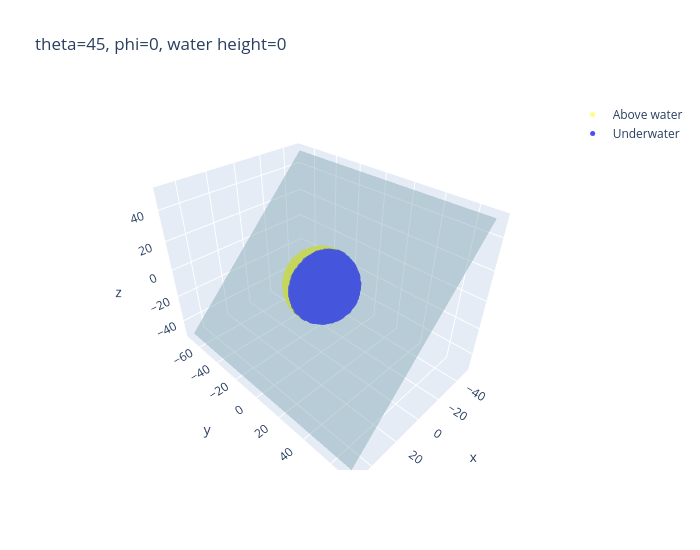

This figure's notebook cell:
### Code cell
water_visual(points, 45, 0, 0)

### Figure 1 — Plotly figure (JSON) as saved in the notebook; plotly's stock layout.template omitted (floating-point values rounded to 4 significant figures; data arrays with more than 128 entries replaced by an {"elided": "..."} marker saying what was removed)
{"data": [{"marker": {"color": "yellow", "opacity": 0.5, "size": 5}, "mode": "markers", "name": "Above water", "type": "scatter3d", "x": {"elided": "18240 float values"}, "y": {"elided": "18240 float values"}, "z": {"elided": "18240 float values"}}, {"marker": {"color": "blue", "opacity": 0.7, "size": 5}, "mode": "markers", "name": "Underwater", "type": "scatter3d", "x": {"elided": "18281 float values"}, "y": {"elided": "18281 float values"}, "z": {"elided": "18281 float values"}}, {"color": "lightblue", "i": [0, 0], "j": [1, 2], "k": [2, 3], "opacity": 0.5, "type": "mesh3d", "x": [-50.21, -50.21, 50.21, 50.21], "y": [71.01, -71.01, -71.01, 71.01], "z": [50.21, 50.21, -50.21, -50.21]}], "layout": {"height": 550, "scene": {"aspectmode": "data", "xaxis": {"title": {"text": "x"}}, "yaxis": {"title": {"text": "y"}}, "zaxis": {"title": {"text": "z"}}}, "title": {"text": "theta=45, phi=0, water height=0"}, "width": 700}}
